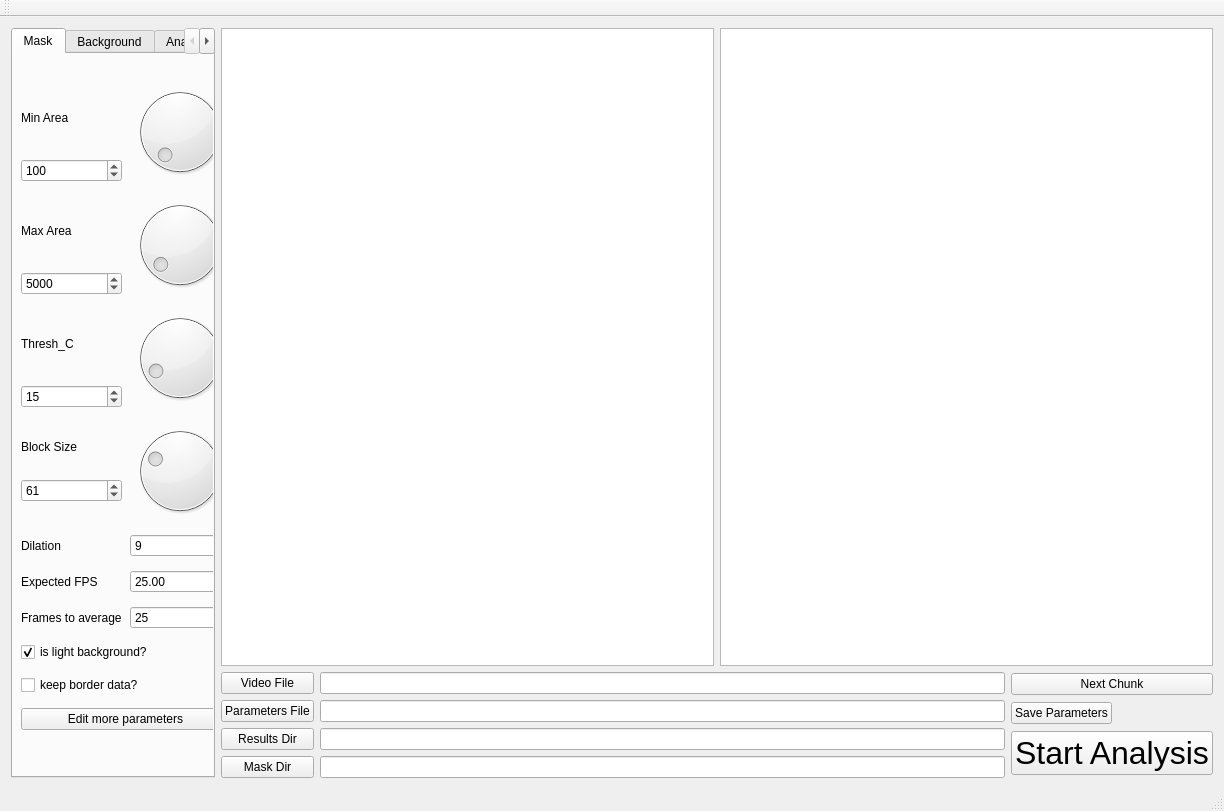
<?xml version="1.0" encoding="UTF-8"?>
<ui version="4.0">
 <class>GetMaskParams</class>
 <widget class="QMainWindow" name="GetMaskParams">
  <property name="geometry">
   <rect>
    <x>0</x>
    <y>0</y>
    <width>1224</width>
    <height>811</height>
   </rect>
  </property>
  <property name="windowTitle">
   <string>GetMaskParams</string>
  </property>
  <widget class="QWidget" name="centralWidget">
   <layout class="QHBoxLayout" name="horizontalLayout_6">
    <item>
     <layout class="QHBoxLayout" name="horizontalLayout_5" stretch="0,8">
      <item>
       <widget class="QTabWidget" name="tabWidget">
        <property name="sizePolicy">
         <sizepolicy hsizetype="MinimumExpanding" vsizetype="MinimumExpanding">
          <horstretch>0</horstretch>
          <verstretch>0</verstretch>
         </sizepolicy>
        </property>
        <property name="styleSheet">
         <string notr="true"/>
        </property>
        <property name="currentIndex">
         <number>0</number>
        </property>
        <widget class="QWidget" name="tab_mask">
         <attribute name="title">
          <string>Mask</string>
         </attribute>
         <widget class="QWidget" name="layoutWidget">
          <property name="geometry">
           <rect>
            <x>-5</x>
            <y>10</y>
            <width>237</width>
            <height>691</height>
           </rect>
          </property>
          <layout class="QGridLayout" name="gridLayout_3">
           <item row="1" column="1">
            <widget class="QDial" name="dial_min_area">
             <property name="sizePolicy">
              <sizepolicy hsizetype="Maximum" vsizetype="Maximum">
               <horstretch>0</horstretch>
               <verstretch>0</verstretch>
              </sizepolicy>
             </property>
             <property name="maximum">
              <number>10000</number>
             </property>
             <property name="value">
              <number>100</number>
             </property>
            </widget>
           </item>
           <item row="9" column="0" colspan="2">
            <widget class="QCheckBox" name="checkBox_isLightBgnd">
             <property name="text">
              <string>is light background?</string>
             </property>
             <property name="checked">
              <bool>true</bool>
             </property>
            </widget>
           </item>
           <item row="5" column="0">
            <widget class="QLabel" name="label_6">
             <property name="sizePolicy">
              <sizepolicy hsizetype="Maximum" vsizetype="Preferred">
               <horstretch>0</horstretch>
               <verstretch>0</verstretch>
              </sizepolicy>
             </property>
             <property name="text">
              <string>Dilation</string>
             </property>
            </widget>
           </item>
           <item row="1" column="0">
            <layout class="QVBoxLayout" name="verticalLayout">
             <item>
              <widget class="QLabel" name="label">
               <property name="text">
                <string>Min Area</string>
               </property>
              </widget>
             </item>
             <item>
              <widget class="QSpinBox" name="spinBox_min_area">
               <property name="maximum">
                <number>10000000</number>
               </property>
               <property name="value">
                <number>100</number>
               </property>
              </widget>
             </item>
            </layout>
           </item>
           <item row="4" column="1">
            <widget class="QDial" name="dial_block_size">
             <property name="sizePolicy">
              <sizepolicy hsizetype="Maximum" vsizetype="Maximum">
               <horstretch>0</horstretch>
               <verstretch>0</verstretch>
              </sizepolicy>
             </property>
             <property name="minimum">
              <number>5</number>
             </property>
             <property name="maximum">
              <number>200</number>
             </property>
             <property name="value">
              <number>61</number>
             </property>
            </widget>
           </item>
           <item row="2" column="0">
            <layout class="QVBoxLayout" name="verticalLayout_2">
             <item>
              <widget class="QLabel" name="label_4">
               <property name="text">
                <string>Max Area</string>
               </property>
              </widget>
             </item>
             <item>
              <widget class="QSpinBox" name="spinBox_max_area">
               <property name="minimum">
                <number>100</number>
               </property>
               <property name="maximum">
                <number>10000000</number>
               </property>
               <property name="value">
                <number>5000</number>
               </property>
              </widget>
             </item>
            </layout>
           </item>
           <item row="7" column="1">
            <widget class="QDoubleSpinBox" name="spinBox_fps">
             <property name="value">
              <double>25.000000000000000</double>
             </property>
            </widget>
           </item>
           <item row="3" column="1">
            <widget class="QDial" name="dial_thresh_C">
             <property name="sizePolicy">
              <sizepolicy hsizetype="Maximum" vsizetype="Maximum">
               <horstretch>0</horstretch>
               <verstretch>0</verstretch>
              </sizepolicy>
             </property>
             <property name="minimum">
              <number>5</number>
             </property>
             <property name="maximum">
              <number>100</number>
             </property>
             <property name="value">
              <number>15</number>
             </property>
            </widget>
           </item>
           <item row="3" column="0">
            <layout class="QVBoxLayout" name="verticalLayout_4">
             <item>
              <widget class="QLabel" name="label_2">
               <property name="text">
                <string>Thresh_C</string>
               </property>
              </widget>
             </item>
             <item>
              <widget class="QSpinBox" name="spinBox_thresh_C">
               <property name="minimum">
                <number>-100</number>
               </property>
               <property name="maximum">
                <number>100</number>
               </property>
               <property name="value">
                <number>15</number>
               </property>
              </widget>
             </item>
            </layout>
           </item>
           <item row="11" column="0" colspan="2">
            <widget class="QPushButton" name="pushButton_moreParams">
             <property name="text">
              <string>Edit more parameters</string>
             </property>
            </widget>
           </item>
           <item row="10" column="0" colspan="2">
            <widget class="QCheckBox" name="checkBox_keepBorderData">
             <property name="text">
              <string>keep border data?</string>
             </property>
            </widget>
           </item>
           <item row="7" column="0">
            <widget class="QLabel" name="label_fps">
             <property name="text">
              <string>Expected FPS</string>
             </property>
            </widget>
           </item>
           <item row="5" column="1">
            <widget class="QSpinBox" name="spinBox_dilation_size">
             <property name="minimum">
              <number>1</number>
             </property>
             <property name="maximum">
              <number>999</number>
             </property>
             <property name="value">
              <number>9</number>
             </property>
            </widget>
           </item>
           <item row="2" column="1">
            <widget class="QDial" name="dial_max_area">
             <property name="sizePolicy">
              <sizepolicy hsizetype="Maximum" vsizetype="Maximum">
               <horstretch>0</horstretch>
               <verstretch>0</verstretch>
              </sizepolicy>
             </property>
             <property name="minimum">
              <number>100</number>
             </property>
             <property name="maximum">
              <number>100000</number>
             </property>
             <property name="value">
              <number>5000</number>
             </property>
            </widget>
           </item>
           <item row="8" column="1">
            <widget class="QSpinBox" name="spinBox_buff_size">
             <property name="minimum">
              <number>1</number>
             </property>
             <property name="maximum">
              <number>1000</number>
             </property>
             <property name="value">
              <number>25</number>
             </property>
            </widget>
           </item>
           <item row="8" column="0">
            <widget class="QLabel" name="label_5">
             <property name="text">
              <string>Frames to average</string>
             </property>
            </widget>
           </item>
           <item row="4" column="0">
            <layout class="QVBoxLayout" name="verticalLayout_3">
             <item>
              <widget class="QLabel" name="label_3">
               <property name="sizePolicy">
                <sizepolicy hsizetype="Preferred" vsizetype="Maximum">
                 <horstretch>0</horstretch>
                 <verstretch>0</verstretch>
                </sizepolicy>
               </property>
               <property name="text">
                <string>Block Size</string>
               </property>
              </widget>
             </item>
             <item>
              <widget class="QSpinBox" name="spinBox_block_size">
               <property name="minimum">
                <number>5</number>
               </property>
               <property name="maximum">
                <number>1000000</number>
               </property>
               <property name="value">
                <number>61</number>
               </property>
              </widget>
             </item>
            </layout>
           </item>
          </layout>
         </widget>
        </widget>
        <widget class="QWidget" name="tab_background">
         <attribute name="title">
          <string>Background</string>
         </attribute>
         <widget class="QCheckBox" name="checkBox_subtractBackground">
          <property name="geometry">
           <rect>
            <x>10</x>
            <y>20</y>
            <width>161</width>
            <height>20</height>
           </rect>
          </property>
          <property name="sizePolicy">
           <sizepolicy hsizetype="Maximum" vsizetype="Fixed">
            <horstretch>0</horstretch>
            <verstretch>0</verstretch>
           </sizepolicy>
          </property>
          <property name="layoutDirection">
           <enum>Qt::LeftToRight</enum>
          </property>
          <property name="text">
           <string>Subtract Background</string>
          </property>
         </widget>
         <widget class="QLabel" name="label_backgroundThreshold">
          <property name="geometry">
           <rect>
            <x>14</x>
            <y>80</y>
            <width>71</width>
            <height>16</height>
           </rect>
          </property>
          <property name="text">
           <string>Tolerance</string>
          </property>
         </widget>
         <widget class="QSpinBox" name="spinBox_backgroundThreshold">
          <property name="geometry">
           <rect>
            <x>133</x>
            <y>76</y>
            <width>90</width>
            <height>24</height>
           </rect>
          </property>
          <property name="alignment">
           <set>Qt::AlignRight|Qt::AlignTrailing|Qt::AlignVCenter</set>
          </property>
          <property name="maximum">
           <number>255</number>
          </property>
          <property name="value">
           <number>15</number>
          </property>
         </widget>
         <widget class="QCheckBox" name="checkBox_ignoreMask">
          <property name="geometry">
           <rect>
            <x>10</x>
            <y>47</y>
            <width>151</width>
            <height>20</height>
           </rect>
          </property>
          <property name="text">
           <string>Ignore Mask</string>
          </property>
         </widget>
         <widget class="QLabel" name="label_backgroundFrameOffset">
          <property name="geometry">
           <rect>
            <x>34</x>
            <y>140</y>
            <width>91</width>
            <height>16</height>
           </rect>
          </property>
          <property name="text">
           <string>Frame Offset</string>
          </property>
          <property name="alignment">
           <set>Qt::AlignRight|Qt::AlignTrailing|Qt::AlignVCenter</set>
          </property>
         </widget>
         <widget class="QSpinBox" name="spinBox_backgroundFrameOffset">
          <property name="geometry">
           <rect>
            <x>132</x>
            <y>137</y>
            <width>90</width>
            <height>24</height>
           </rect>
          </property>
          <property name="alignment">
           <set>Qt::AlignRight|Qt::AlignTrailing|Qt::AlignVCenter</set>
          </property>
          <property name="maximum">
           <number>100000</number>
          </property>
          <property name="value">
           <number>500</number>
          </property>
         </widget>
         <widget class="QLabel" name="label_backgroundGenerationFunction">
          <property name="geometry">
           <rect>
            <x>62</x>
            <y>171</y>
            <width>61</width>
            <height>16</height>
           </rect>
          </property>
          <property name="text">
           <string>Function</string>
          </property>
          <property name="alignment">
           <set>Qt::AlignRight|Qt::AlignTrailing|Qt::AlignVCenter</set>
          </property>
         </widget>
         <widget class="QRadioButton" name="radioButton_backgroundGenerationFunction_maximum">
          <property name="geometry">
           <rect>
            <x>132</x>
            <y>189</y>
            <width>100</width>
            <height>20</height>
           </rect>
          </property>
          <property name="text">
           <string>Maximum</string>
          </property>
          <property name="checked">
           <bool>true</bool>
          </property>
          <attribute name="buttonGroup">
           <string notr="true">buttonGroup_backgroundGenerationFunction</string>
          </attribute>
         </widget>
         <widget class="QRadioButton" name="radioButton_backgroundGenerationFunction_minimum">
          <property name="geometry">
           <rect>
            <x>132</x>
            <y>169</y>
            <width>100</width>
            <height>20</height>
           </rect>
          </property>
          <property name="text">
           <string>Minimum</string>
          </property>
          <property name="checked">
           <bool>false</bool>
          </property>
          <attribute name="buttonGroup">
           <string notr="true">buttonGroup_backgroundGenerationFunction</string>
          </attribute>
         </widget>
         <widget class="QPushButton" name="pushButton_backgroundFile">
          <property name="geometry">
           <rect>
            <x>21</x>
            <y>239</y>
            <width>71</width>
            <height>32</height>
           </rect>
          </property>
          <property name="text">
           <string>Select</string>
          </property>
         </widget>
         <widget class="QLabel" name="label_backgroundFile">
          <property name="geometry">
           <rect>
            <x>31</x>
            <y>269</y>
            <width>191</width>
            <height>101</height>
           </rect>
          </property>
          <property name="font">
           <font>
            <weight>50</weight>
            <italic>true</italic>
            <bold>false</bold>
           </font>
          </property>
          <property name="text">
           <string>None</string>
          </property>
          <property name="scaledContents">
           <bool>true</bool>
          </property>
          <property name="alignment">
           <set>Qt::AlignLeading|Qt::AlignLeft|Qt::AlignTop</set>
          </property>
          <property name="wordWrap">
           <bool>true</bool>
          </property>
         </widget>
         <widget class="QToolButton" name="toolButton_clearBackgroundFile">
          <property name="geometry">
           <rect>
            <x>91</x>
            <y>246</y>
            <width>16</width>
            <height>16</height>
           </rect>
          </property>
          <property name="text">
           <string>x</string>
          </property>
         </widget>
         <widget class="QRadioButton" name="radioButton_backgroundType_dynamic">
          <property name="geometry">
           <rect>
            <x>7</x>
            <y>110</y>
            <width>161</width>
            <height>20</height>
           </rect>
          </property>
          <property name="text">
           <string>Generate dynamically</string>
          </property>
          <property name="checked">
           <bool>true</bool>
          </property>
          <attribute name="buttonGroup">
           <string notr="true">buttonGroup_backgroundType</string>
          </attribute>
         </widget>
         <widget class="QRadioButton" name="radioButton_backgroundType_file">
          <property name="geometry">
           <rect>
            <x>6</x>
            <y>216</y>
            <width>161</width>
            <height>20</height>
           </rect>
          </property>
          <property name="text">
           <string>From file</string>
          </property>
          <attribute name="buttonGroup">
           <string notr="true">buttonGroup_backgroundType</string>
          </attribute>
         </widget>
        </widget>
        <widget class="QWidget" name="tab_analysis">
         <property name="enabled">
          <bool>true</bool>
         </property>
         <attribute name="title">
          <string>Analysis</string>
         </attribute>
         <widget class="QRadioButton" name="radioButton_analysisType_worm">
          <property name="geometry">
           <rect>
            <x>10</x>
            <y>37</y>
            <width>100</width>
            <height>20</height>
           </rect>
          </property>
          <property name="text">
           <string>Worm</string>
          </property>
          <property name="checked">
           <bool>true</bool>
          </property>
          <attribute name="buttonGroup">
           <string notr="true">buttonGroup_analysisType</string>
          </attribute>
         </widget>
         <widget class="QRadioButton" name="radioButton_analysisType_zebrafish">
          <property name="geometry">
           <rect>
            <x>10</x>
            <y>60</y>
            <width>100</width>
            <height>20</height>
           </rect>
          </property>
          <property name="text">
           <string>Zebrafish</string>
          </property>
          <attribute name="buttonGroup">
           <string notr="true">buttonGroup_analysisType</string>
          </attribute>
         </widget>
         <widget class="QLabel" name="label_7">
          <property name="geometry">
           <rect>
            <x>10</x>
            <y>10</y>
            <width>121</width>
            <height>16</height>
           </rect>
          </property>
          <property name="styleSheet">
           <string notr="true">font-weight: bold;</string>
          </property>
          <property name="text">
           <string>Analysis Type</string>
          </property>
         </widget>
         <widget class="QGroupBox" name="groupBox_zebrafishOptions">
          <property name="geometry">
           <rect>
            <x>0</x>
            <y>120</y>
            <width>231</width>
            <height>591</height>
           </rect>
          </property>
          <property name="title">
           <string>Zebrafish Options</string>
          </property>
          <widget class="QSpinBox" name="spinBox_zf_tailLength">
           <property name="enabled">
            <bool>false</bool>
           </property>
           <property name="geometry">
            <rect>
             <x>169</x>
             <y>152</y>
             <width>51</width>
             <height>24</height>
            </rect>
           </property>
           <property name="maximum">
            <number>500</number>
           </property>
           <property name="value">
            <number>60</number>
           </property>
          </widget>
          <widget class="QLabel" name="label_zf_tailLength">
           <property name="enabled">
            <bool>false</bool>
           </property>
           <property name="geometry">
            <rect>
             <x>9</x>
             <y>152</y>
             <width>121</width>
             <height>16</height>
            </rect>
           </property>
           <property name="text">
            <string>Tail length</string>
           </property>
          </widget>
          <widget class="QSpinBox" name="spinBox_zf_minAngle">
           <property name="geometry">
            <rect>
             <x>168</x>
             <y>29</y>
             <width>51</width>
             <height>24</height>
            </rect>
           </property>
           <property name="minimum">
            <number>-180</number>
           </property>
           <property name="maximum">
            <number>180</number>
           </property>
           <property name="value">
            <number>-90</number>
           </property>
          </widget>
          <widget class="QLabel" name="label_10">
           <property name="geometry">
            <rect>
             <x>8</x>
             <y>59</y>
             <width>121</width>
             <height>16</height>
            </rect>
           </property>
           <property name="text">
            <string>Segment max angle</string>
           </property>
          </widget>
          <widget class="QSpinBox" name="spinBox_zf_maxAngle">
           <property name="geometry">
            <rect>
             <x>168</x>
             <y>59</y>
             <width>51</width>
             <height>24</height>
            </rect>
           </property>
           <property name="minimum">
            <number>-90</number>
           </property>
           <property name="maximum">
            <number>90</number>
           </property>
           <property name="value">
            <number>90</number>
           </property>
          </widget>
          <widget class="QLabel" name="label_9">
           <property name="geometry">
            <rect>
             <x>8</x>
             <y>29</y>
             <width>121</width>
             <height>16</height>
            </rect>
           </property>
           <property name="text">
            <string>Segment min angle</string>
           </property>
          </widget>
          <widget class="QSpinBox" name="spinBox_zf_numberOfSegments">
           <property name="enabled">
            <bool>false</bool>
           </property>
           <property name="geometry">
            <rect>
             <x>169</x>
             <y>182</y>
             <width>51</width>
             <height>24</height>
            </rect>
           </property>
           <property name="minimum">
            <number>1</number>
           </property>
           <property name="value">
            <number>12</number>
           </property>
          </widget>
          <widget class="QLabel" name="label_11">
           <property name="geometry">
            <rect>
             <x>8</x>
             <y>89</y>
             <width>121</width>
             <height>16</height>
            </rect>
           </property>
           <property name="text">
            <string>Angles per segment</string>
           </property>
          </widget>
          <widget class="QLabel" name="label_zf_numberOfSegments">
           <property name="enabled">
            <bool>false</bool>
           </property>
           <property name="geometry">
            <rect>
             <x>9</x>
             <y>182</y>
             <width>131</width>
             <height>16</height>
            </rect>
           </property>
           <property name="text">
            <string>Number of segments</string>
           </property>
          </widget>
          <widget class="QSpinBox" name="spinBox_zf_anglesPerSegment">
           <property name="geometry">
            <rect>
             <x>168</x>
             <y>89</y>
             <width>51</width>
             <height>24</height>
            </rect>
           </property>
           <property name="maximum">
            <number>180</number>
           </property>
           <property name="value">
            <number>180</number>
           </property>
          </widget>
          <widget class="QSpinBox" name="spinBox_zf_segmentDrawWidth">
           <property name="geometry">
            <rect>
             <x>169</x>
             <y>242</y>
             <width>51</width>
             <height>24</height>
            </rect>
           </property>
           <property name="minimum">
            <number>1</number>
           </property>
           <property name="value">
            <number>2</number>
           </property>
          </widget>
          <widget class="QLabel" name="label_14">
           <property name="geometry">
            <rect>
             <x>9</x>
             <y>284</y>
             <width>191</width>
             <height>16</height>
            </rect>
           </property>
           <property name="text">
            <string>Tail point detection algorithm</string>
           </property>
          </widget>
          <widget class="QSpinBox" name="spinBox_zf_segmentTestWidth">
           <property name="enabled">
            <bool>false</bool>
           </property>
           <property name="geometry">
            <rect>
             <x>169</x>
             <y>212</y>
             <width>51</width>
             <height>24</height>
            </rect>
           </property>
           <property name="minimum">
            <number>1</number>
           </property>
           <property name="value">
            <number>2</number>
           </property>
          </widget>
          <widget class="QLabel" name="label_15">
           <property name="geometry">
            <rect>
             <x>9</x>
             <y>362</y>
             <width>141</width>
             <height>16</height>
            </rect>
           </property>
           <property name="text">
            <string>Prune retention</string>
           </property>
          </widget>
          <widget class="QLabel" name="label_zf_segmentDrawWidth">
           <property name="geometry">
            <rect>
             <x>9</x>
             <y>246</y>
             <width>151</width>
             <height>16</height>
            </rect>
           </property>
           <property name="text">
            <string>Segment draw width</string>
           </property>
          </widget>
          <widget class="QLabel" name="label_zf_segmentTestWidth">
           <property name="enabled">
            <bool>false</bool>
           </property>
           <property name="geometry">
            <rect>
             <x>9</x>
             <y>215</y>
             <width>141</width>
             <height>16</height>
            </rect>
           </property>
           <property name="text">
            <string>Segment test width</string>
           </property>
          </widget>
          <widget class="QRadioButton" name="radioButton_zf_tailDetection_modelEndPoint">
           <property name="geometry">
            <rect>
             <x>29</x>
             <y>304</y>
             <width>141</width>
             <height>20</height>
            </rect>
           </property>
           <property name="text">
            <string>Model end point</string>
           </property>
           <property name="checked">
            <bool>true</bool>
           </property>
           <attribute name="buttonGroup">
            <string notr="true">buttonGroup_zf_tailPointDetectionAlgorithm</string>
           </attribute>
          </widget>
          <widget class="QRadioButton" name="radioButton_zf_tailDetection_maximumCurvature">
           <property name="geometry">
            <rect>
             <x>29</x>
             <y>326</y>
             <width>151</width>
             <height>20</height>
            </rect>
           </property>
           <property name="text">
            <string>Maximum curvature</string>
           </property>
           <attribute name="buttonGroup">
            <string notr="true">buttonGroup_zf_tailPointDetectionAlgorithm</string>
           </attribute>
          </widget>
          <widget class="QSpinBox" name="spinBox_zf_pruneRetention">
           <property name="geometry">
            <rect>
             <x>169</x>
             <y>359</y>
             <width>51</width>
             <height>24</height>
            </rect>
           </property>
           <property name="minimum">
            <number>1</number>
           </property>
           <property name="maximum">
            <number>1000</number>
           </property>
           <property name="value">
            <number>1</number>
           </property>
          </widget>
          <widget class="QCheckBox" name="checkBox_autoDetectTailLength">
           <property name="geometry">
            <rect>
             <x>8</x>
             <y>120</y>
             <width>171</width>
             <height>20</height>
            </rect>
           </property>
           <property name="text">
            <string>Auto-detect tail length</string>
           </property>
           <property name="checked">
            <bool>true</bool>
           </property>
          </widget>
         </widget>
        </widget>
       </widget>
      </item>
      <item>
       <layout class="QVBoxLayout" name="verticalLayout_7">
        <item>
         <layout class="QHBoxLayout" name="horizontalLayout_2">
          <item>
           <widget class="QGraphicsView" name="graphicsView_full">
            <property name="sizePolicy">
             <sizepolicy hsizetype="Minimum" vsizetype="Minimum">
              <horstretch>0</horstretch>
              <verstretch>0</verstretch>
             </sizepolicy>
            </property>
            <property name="dragMode">
             <enum>QGraphicsView::ScrollHandDrag</enum>
            </property>
            <property name="transformationAnchor">
             <enum>QGraphicsView::AnchorUnderMouse</enum>
            </property>
            <property name="resizeAnchor">
             <enum>QGraphicsView::AnchorViewCenter</enum>
            </property>
           </widget>
          </item>
          <item>
           <widget class="QGraphicsView" name="graphicsView_mask">
            <property name="sizePolicy">
             <sizepolicy hsizetype="Minimum" vsizetype="Expanding">
              <horstretch>0</horstretch>
              <verstretch>0</verstretch>
             </sizepolicy>
            </property>
            <property name="dragMode">
             <enum>QGraphicsView::ScrollHandDrag</enum>
            </property>
            <property name="transformationAnchor">
             <enum>QGraphicsView::AnchorUnderMouse</enum>
            </property>
            <property name="resizeAnchor">
             <enum>QGraphicsView::AnchorViewCenter</enum>
            </property>
           </widget>
          </item>
         </layout>
        </item>
        <item>
         <layout class="QHBoxLayout" name="horizontalLayout_4">
          <item>
           <widget class="QWidget" name="widget" native="true">
            <layout class="QHBoxLayout" name="horizontalLayout_3">
             <property name="leftMargin">
              <number>0</number>
             </property>
             <property name="topMargin">
              <number>0</number>
             </property>
             <property name="rightMargin">
              <number>0</number>
             </property>
             <property name="bottomMargin">
              <number>0</number>
             </property>
             <item>
              <layout class="QGridLayout" name="gridLayout">
               <item row="0" column="0">
                <widget class="QPushButton" name="pushButton_video">
                 <property name="sizePolicy">
                  <sizepolicy hsizetype="Preferred" vsizetype="Fixed">
                   <horstretch>0</horstretch>
                   <verstretch>0</verstretch>
                  </sizepolicy>
                 </property>
                 <property name="text">
                  <string>Video File</string>
                 </property>
                </widget>
               </item>
               <item row="2" column="1">
                <widget class="QLineEdit" name="lineEdit_results"/>
               </item>
               <item row="0" column="1">
                <widget class="QLineEdit" name="lineEdit_video"/>
               </item>
               <item row="3" column="1">
                <widget class="QLineEdit" name="lineEdit_mask">
                 <property name="readOnly">
                  <bool>false</bool>
                 </property>
                </widget>
               </item>
               <item row="3" column="0">
                <widget class="QPushButton" name="pushButton_mask">
                 <property name="sizePolicy">
                  <sizepolicy hsizetype="Preferred" vsizetype="Fixed">
                   <horstretch>0</horstretch>
                   <verstretch>0</verstretch>
                  </sizepolicy>
                 </property>
                 <property name="text">
                  <string>Mask Dir</string>
                 </property>
                </widget>
               </item>
               <item row="1" column="0">
                <widget class="QPushButton" name="pushButton_paramFile">
                 <property name="sizePolicy">
                  <sizepolicy hsizetype="Maximum" vsizetype="Fixed">
                   <horstretch>0</horstretch>
                   <verstretch>0</verstretch>
                  </sizepolicy>
                 </property>
                 <property name="text">
                  <string>Parameters File</string>
                 </property>
                </widget>
               </item>
               <item row="1" column="1">
                <widget class="QLineEdit" name="lineEdit_paramFile"/>
               </item>
               <item row="2" column="0">
                <widget class="QPushButton" name="pushButton_results">
                 <property name="sizePolicy">
                  <sizepolicy hsizetype="Preferred" vsizetype="Fixed">
                   <horstretch>0</horstretch>
                   <verstretch>0</verstretch>
                  </sizepolicy>
                 </property>
                 <property name="text">
                  <string>Results Dir</string>
                 </property>
                </widget>
               </item>
              </layout>
             </item>
             <item>
              <layout class="QVBoxLayout" name="verticalLayout_6">
               <item>
                <widget class="QPushButton" name="pushButton_next">
                 <property name="sizePolicy">
                  <sizepolicy hsizetype="Preferred" vsizetype="Fixed">
                   <horstretch>0</horstretch>
                   <verstretch>0</verstretch>
                  </sizepolicy>
                 </property>
                 <property name="text">
                  <string>Next Chunk</string>
                 </property>
                </widget>
               </item>
               <item>
                <widget class="QPushButton" name="pushButton_saveParam">
                 <property name="sizePolicy">
                  <sizepolicy hsizetype="Maximum" vsizetype="Fixed">
                   <horstretch>0</horstretch>
                   <verstretch>0</verstretch>
                  </sizepolicy>
                 </property>
                 <property name="text">
                  <string>Save Parameters</string>
                 </property>
                </widget>
               </item>
               <item>
                <widget class="QPushButton" name="pushButton_start">
                 <property name="sizePolicy">
                  <sizepolicy hsizetype="Maximum" vsizetype="Fixed">
                   <horstretch>0</horstretch>
                   <verstretch>0</verstretch>
                  </sizepolicy>
                 </property>
                 <property name="font">
                  <font>
                   <pointsize>24</pointsize>
                  </font>
                 </property>
                 <property name="mouseTracking">
                  <bool>false</bool>
                 </property>
                 <property name="autoFillBackground">
                  <bool>false</bool>
                 </property>
                 <property name="text">
                  <string>Start Analysis</string>
                 </property>
                 <property name="checkable">
                  <bool>false</bool>
                 </property>
                 <property name="autoDefault">
                  <bool>false</bool>
                 </property>
                 <property name="default">
                  <bool>false</bool>
                 </property>
                 <property name="flat">
                  <bool>false</bool>
                 </property>
                </widget>
               </item>
              </layout>
             </item>
            </layout>
           </widget>
          </item>
         </layout>
        </item>
       </layout>
      </item>
     </layout>
    </item>
   </layout>
  </widget>
  <widget class="QMenuBar" name="menuBar">
   <property name="geometry">
    <rect>
     <x>0</x>
     <y>0</y>
     <width>1224</width>
     <height>22</height>
    </rect>
   </property>
  </widget>
  <widget class="QToolBar" name="mainToolBar">
   <attribute name="toolBarArea">
    <enum>TopToolBarArea</enum>
   </attribute>
   <attribute name="toolBarBreak">
    <bool>false</bool>
   </attribute>
  </widget>
  <widget class="QStatusBar" name="statusBar"/>
 </widget>
 <layoutdefault spacing="6" margin="11"/>
 <resources/>
 <connections/>
 <buttongroups>
  <buttongroup name="buttonGroup_backgroundType"/>
  <buttongroup name="buttonGroup_analysisType"/>
  <buttongroup name="buttonGroup_zf_tailPointDetectionAlgorithm"/>
  <buttongroup name="buttonGroup_backgroundGenerationFunction"/>
 </buttongroups>
</ui>
